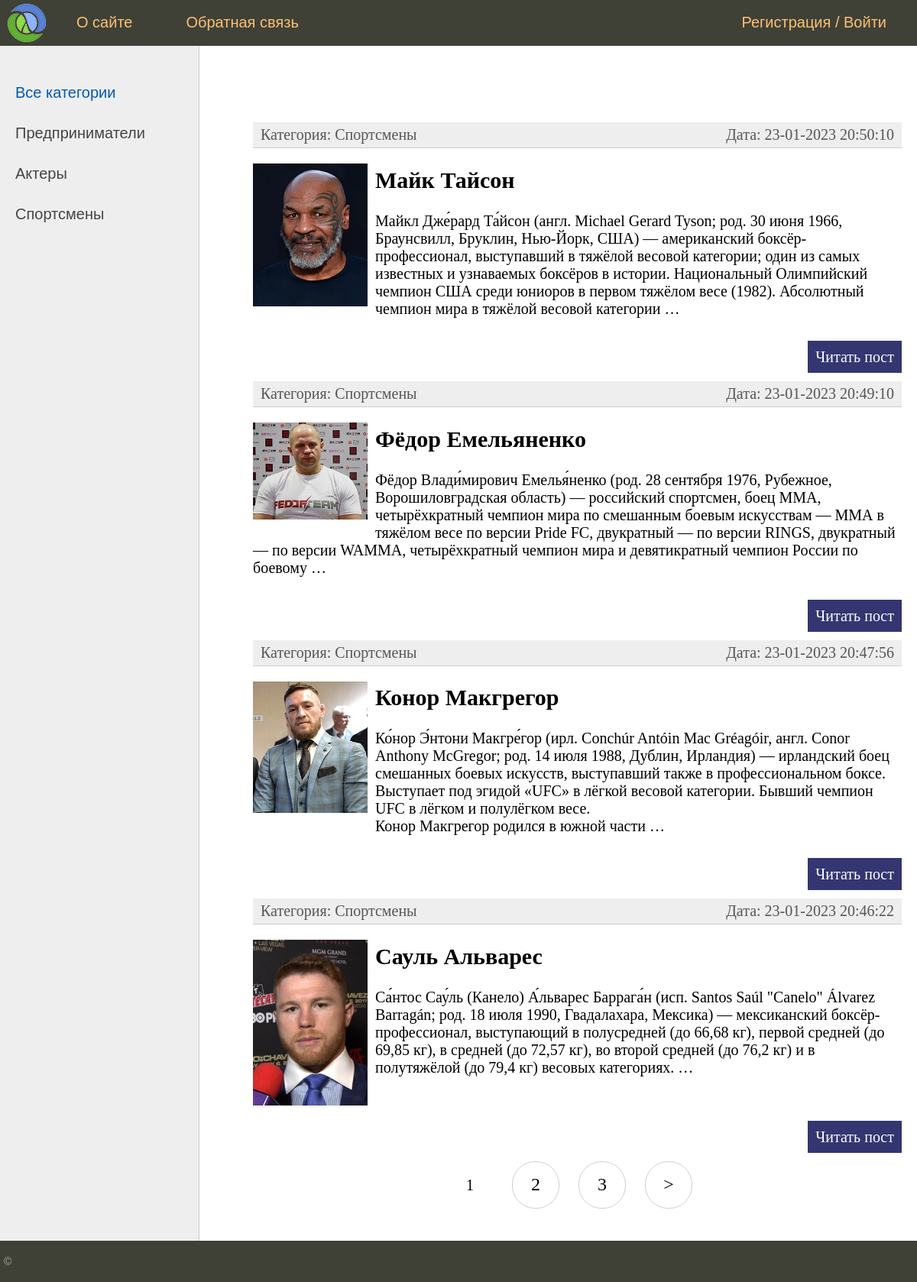
The app's page /, older data.
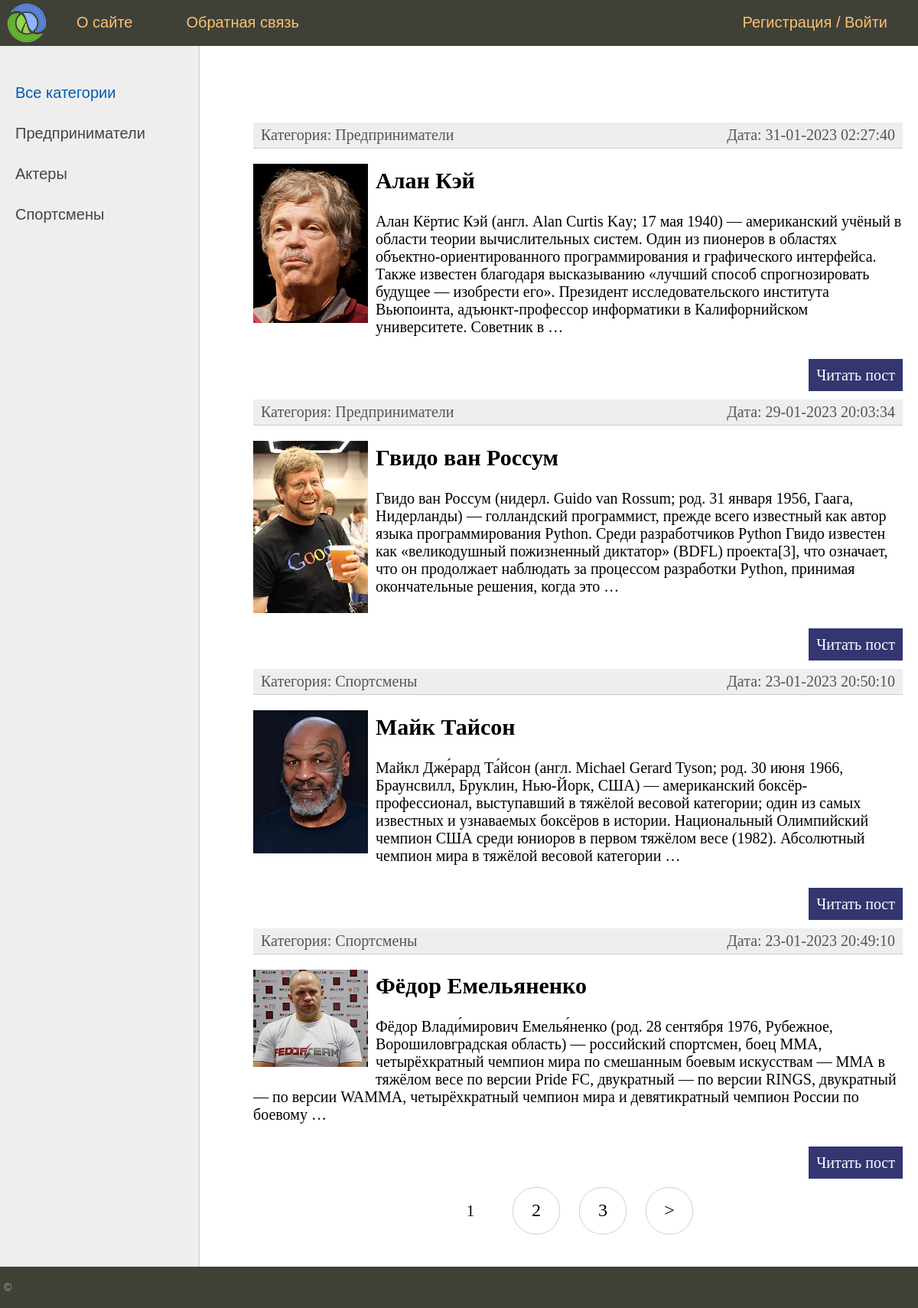
The same page, newer data.
### man/models.py (models this page shows, shortened)
class Category(models.Model):
    name = models.CharField(max_length=50, db_index=True, verbose_name='Название категории')
    slug = models.SlugField(max_length=255, unique=True, db_index=True, verbose_name='URL')
    def __str__(self):
        return self.name
    def get_absolute_url(self):
        return reverse('category', kwargs={'cat_slug': self.slug})
    class Meta:
        verbose_name = 'Категорию'
        verbose_name_plural = 'Категории'
        ordering = ['id']

class Man(models.Model):
    title = models.CharField(max_length=255, verbose_name='Заголовок')
    content = models.TextField(blank=True, verbose_name='Текст статьи')
    slug = models.SlugField(max_length=255, unique=True, db_index=True, verbose_name='URL')
    photo = models.ImageField(upload_to='photos/%Y/%m/%d/', verbose_name='Фото')
    time_create = models.DateTimeField(auto_now_add=True, verbose_name='Дата создания')
    time_update = models.DateTimeField(auto_now=True, verbose_name='Дата обновления')
    published = models.BooleanField(default=True, verbose_name='Опубликовать')
    cat = models.ForeignKey('Category', on_delete=models.PROTECT, null=True, verbose_name='Категории')
    def get_absolute_url(self):
        return reverse('post', kwargs={'post_slug': self.slug})
    class Meta:
        verbose_name = 'Известного человека'
        verbose_name_plural = 'Известные люди'
        ordering = ['-time_create']

### man/views.py (the view)
# urls.py: path('', ManIndex.as_view(), name='index'),
class ManIndex(DataMixin, ListView):
    model = Man
    template_name = "man/index.html"
    context_object_name = 'posts'
    def get_context_data(self, object_list=None, **kwargs):
        context = super().get_context_data(**kwargs)
        c_def = self.get_user_context(title='Главная страница')
        return context | c_def
    def get_queryset(self):
        return Man.objects.filter(published=True).select_related('cat')

### man/utils.py (called while the page is built)
    def get_user_context(self, **kwargs):
        context = kwargs
        cats = Category.objects.all()
        user_menu = menu.copy()
        if not self.request.user.is_authenticated:
            user_menu.pop(1)
        context['menu'] = user_menu
        context['cats'] = cats
        if 'cat_selected' not in context:
            context['cat_selected'] = 0
        return context

### man/templates/man/index.html (shortened to what this page needs)
{% extends 'man/base.html' %}
{% block content %}
<ul class="list-articles">
	{% for p in posts %}
			<li><div class="article-panel">
				<p class="first">Категория: {{ p.cat }}</p>
				<p class="last">Дата: {{ p.time_update|date:"d-m-Y H:i:s " }}</p>
			</div></li>
			{% if p.photo %}
			<p><img src="{{p.photo.url}}" alt="" class="img-article-left thumb"></p>
			{% endif %}
			<h2>{{p.title}}</h2>
		{% autoescape on %}
		{{ p.content|linebreaks|truncatewords:50 }}
		{% endautoescape %}
			<p class="link-read-post"><a href="{{ p.get_absolute_url }}">Читать пост</a></p>
			{% empty %}
			<p>Записи ещё не сделаны</p>
	{% endfor %}
</ul>
{% endblock %}

### man/templates/man/base.html (shortened to what this page needs)
{% load static %}
{% load man_tags %}
<!DOCTYPE html>
<html>
<head>
	<link type="text/css" href="{% static 'man/css/styles.css' %}" rel="stylesheet" />
</head>
<body>
<table class="table-page" border=0 cellpadding="0" cellspacing="0">
<tr><td valign=top>
{% block mainmenu %}
		<div class="header">
			<ul id="mainmenu" class="mainmenu">
			<li class="logo"><a href="{% url 'index' %}"><div class="logo"></div></a></li>
			{% for item in menu %}
				<li><a href="{% url item.url_name %}">{{item.title}}</a></li>
			{% endfor %}
			{% if request.user.is_authenticated %}
				<li class="last">{{ user.username }} / <a href="{% url 'logout' %}">Выйти</a></li>
			{% else %}
				<li class="last">
					<a href="{% url 'register' %}">Регистрация</a> /
					<a href="{% url 'login' %}">Войти</a>
				</li>
			{% endif %}
			</ul>
		</div>
{% endblock mainmenu %}
<table class="table-content" border=0 cellpadding="0" cellspacing="0">
<tr>
	<td valign="top" class="left-chapters">
	<ul id="leftchapters">
		{% if cat_selected == 0 %}
			<li class="selected">Все категории</li>
			{% else %}
			<li><a href="{% url 'index' %}">Все категории</a></li>
		{% endif %}
{% for c in cats %}
	{% if c.pk == cat_selected %}
		<li class="selected">{{ c.name }}</li>
	{% else %}
		<li><a href="{{ c.get_absolute_url }}"> {{ c.name }} </a></li>
	{% endif %}
{% endfor %}
	</ul>
</td>
<td valign="top" class="content">
	<div class="content-text">
{% block content %}
{% endblock %}
<nav class="list-pages">
	<ul>
		{% for page in paginator.page_range %}
			{% if page == page_obj.number %}
				<li class="page-num page-num-selected"> {{page}} </li>
			{% elif page >= page_obj.number|add:-2 and page <= page_obj.number|add:2 %}
				<li class="page-num">
					<a href="?page={{ page }}"> {{ page }} </a>
				</li>
			{% endif %}
		{% endfor %}
		{% if page_obj.has_next %}
		<li class="page-num">
			<a href="?page={{ page_obj.next_page_number }}">&gt;</a>
		</li>
		{% endif %}
	</ul>
</nav>
	</div>
</td></tr></table>
</td></tr>
<tr><td valign=top>
	<div id="footer">
		<p>&copy; </p>
	</div>
</td></tr></table>
</body>
</html>

### man/static/man/css/styles.css (style rules this page uses)
html, body { font-family: 'Arial'; margin: 0; padding: 0; height: 100%; width: 100%; color: #444; }
a { color: #0059b2; text-decoration: none; }
img { max-width: 600px; height: auto; }
img.img-article-left { max-width: 300px; height: auto; float: left; padding: 0 10px 10px 0; }
img.img-article-left.thumb { max-width: 150px; height: auto; }
p.link-read-post { text-align: right; }
p.link-read-post a { padding: 10px; min-width: 100px; background: #333671; color: #fff; text-decoration: none; }
div.article-panel { background: #eee; padding: 5px 10px 5px 10px; box-sizing: border-box; overflow: hidden; color: #555; }
div.article-panel p.first { margin: 0; float: left; }
div.article-panel p.last { margin: 0; float: right; }
ul.list-articles { list-style: none; margin: 0; padding: 0; }
ul.list-articles li { border-bottom: 1px solid #ccc; }
.table-page { width: 100%; height: 100%; vertical-align: top; }
.table-page tr { height: 100%; }
.header { background: #3F4137; height: 60px; }
.logo { background: url('../images/logo.png') no-repeat 10px 5px; width: 70px; height: 60px; }
ul.mainmenu { list-style: none; margin: 0; padding: 0; height: 60px; color: #fdc073; font-size: 20px; overflow: hidden; }
ul.mainmenu li { float: left; margin: 18px 40px 0 30px; }
ul.mainmenu li.logo { margin: 0; }
ul.mainmenu li.last { float: right; }
ul.mainmenu li a { color: #fdc073; text-decoration: none; }
.table-content { width: 100%; min-height: 100%; height: 100%; }
.left-chapters { margin: 0; background: #eee; border-right: 1px solid #ccc; min-height: 100%; }
.left-chapters ul { width: 230px; min-height: 100%; margin: 0; padding: 20px 10px 10px 20px; list-style: none; font-size: 20px; }
.left-chapters ul li { margin: 30px 0 0 0; color: #999; }
.left-chapters ul li.selected { color: #0059b2; }
.left-chapters ul li a { color: #444; text-decoration: none; }
.content { padding: 40px 20px 20px 40px; width: 100%; box-sizing: border-box; }
.content-text { margin: 60px 0 0 30px; color: #000; font-size: 20px; font-family: Yandex Sans Display Light; }
#footer { box-sizing: border-box; background: #3F4137; padding: 5px; color: #aaa; font-size: 14px; font-family: Verdana, Geneva, Arial, Helvetica; text-align: left; overflow: hidden; }
.list-pages { text-align: center; margin: 0 0 20px 0; }
.list-pages ul { margin: 20px 0 0 0; padding: 0; list-style: none; }
.list-pages ul li { display: inline-block; margin: 0 20px 0 0; }
.list-pages a { color: #000; font-size: 24px; text-decoration: none; }
.list-pages .page-num, .page-num-selected { display: inline-block; width: 60px; height: 44px; padding: 16px 0 0 0; border: 1px solid #d0d0d0; border-radius: 30px; }
.list-pages .page-num-selected { border: none; color: #000; font-size: 20px; }

Row changes from the older to the newer data that the page shows:
no longer on this page (row unchanged): Man: cat "Спортсмены", time_update "23-01-2023 20:47:56", photo (picture), title "Конор Макгрегор", content "Ко́нор Э́нтони Макгре́гор (ирл. Conchúr Antóin Mac Gréagóir, англ. Conor Anthony McGregor; род. 14 июля 1988, Дублин, Ирландия) — ирландский боец смешанных боевых искусств, выступавший также в профессиональном боксе. Выступает под эгидой «UFC» в лёгкой весовой категории. Бывший чемпион UFC в лёгком и полулёгком весе. Конор Макгрегор родился в южной части …"
no longer on this page (row unchanged): Man: cat "Спортсмены", time_update "23-01-2023 20:46:22", photo (picture), title "Сауль Альварес", content "Са́нтос Сау́ль (Канело) А́льварес Баррага́н (исп. Santos Saúl \"Canelo\" Álvarez Barragán; род. 18 июля 1990, Гвадалахара, Мексика) — мексиканский боксёр-профессионал, выступающий в полусредней (до 66,68 кг), первой средней (до 69,85 кг), в средней (до 72,57 кг), во второй средней (до 76,2 кг) и в полутяжёлой (до 79,4 кг) весовых категориях. …"
added Man: cat "Предприниматели", time_update "31-01-2023 02:27:40", photo (picture), title "Алан Кэй", content "Алан Кёртис Кэй (англ. Alan Curtis Kay; 17 мая 1940) — американский учёный в области теории вычислительных систем. Один из пионеров в областях объектно-ориентированного программирования и графического интерфейса. Также известен благодаря высказыванию «лучший способ спрогнозировать будущее — изобрести его». Президент исследовательского института Вьюпоинта, адъюнкт-профессор информатики в Калифорнийском университете. Советник в …"
added Man: cat "Предприниматели", time_update "29-01-2023 20:03:34", photo (picture), title "Гвидо ван Россум", content "Гвидо ван Россум (нидерл. Guido van Rossum; род. 31 января 1956, Гаага, Нидерланды) — голландский программист, прежде всего известный как автор языка программирования Python. Среди разработчиков Python Гвидо известен как «великодушный пожизненный диктатор» (BDFL) проекта[3], что означает, что он продолжает наблюдать за процессом разработки Python, принимая окончательные решения, когда это …"
